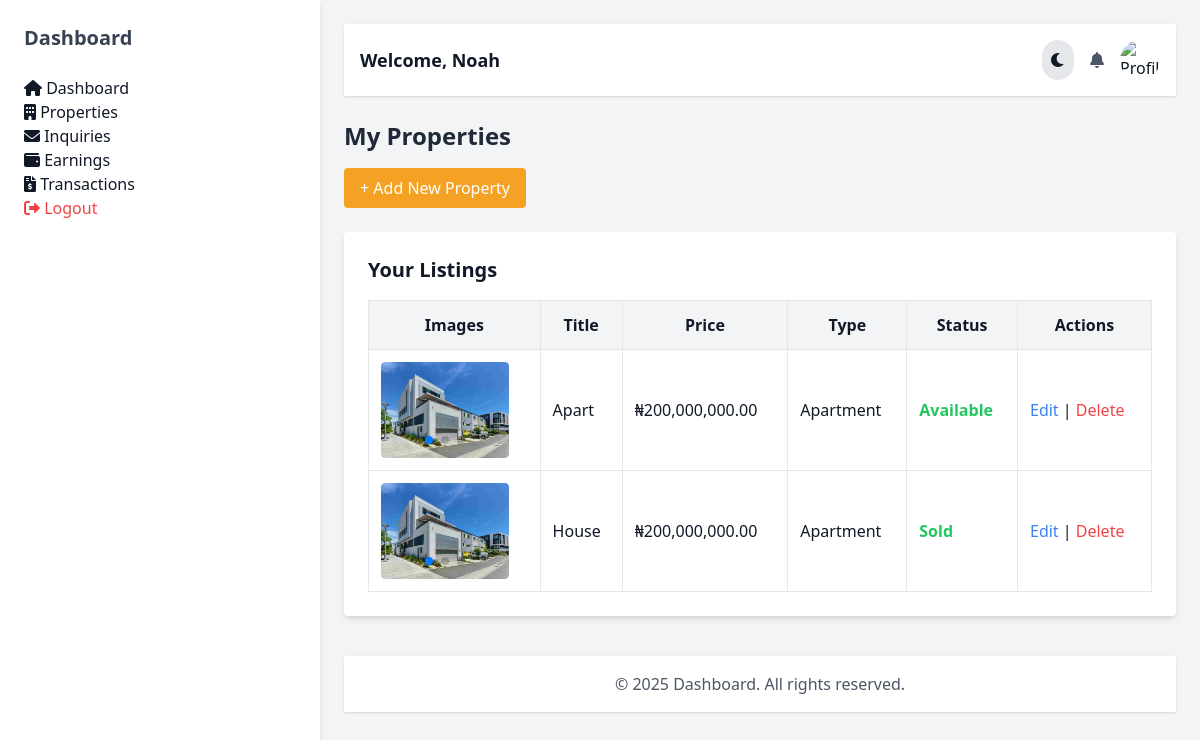
The app's page /dashboard/agent_properties.php (signed in) with its own data.
### tables this page shows
CREATE TABLE `properties` (
  `id` int(11) NOT NULL,
  `title` varchar(255) NOT NULL,
  `price` decimal(20,2) DEFAULT NULL,
  `location` varchar(255) NOT NULL,
  `type` enum('house','apartment','land','shortlet','hotel') NOT NULL,
  `description` text NOT NULL,
  `owner_id` int(11) NOT NULL,
  `created_at` timestamp NOT NULL DEFAULT current_timestamp(),
  `images` text DEFAULT NULL,
  `status` enum('pending','available','sold','rented') DEFAULT 'pending',
  `admin_approved` tinyint(1) DEFAULT 0,
  `listing_type` enum('for_sale','for_rent','short_let', 'hotel') NOT NULL DEFAULT 'for_sale',
  `bedrooms` int(11) DEFAULT 1,
  `bathrooms` int(11) DEFAULT 1,
  `size` varchar(50) DEFAULT 'N/A',
  `garage` int(11) DEFAULT 0
);

### dashboard/agent_properties.php (called while the page is built, shortened)
<?php
include '../includes/db_connect.php';
$user_id = $_SESSION['user_id'];
$stmt = $conn->prepare("SELECT * FROM properties WHERE owner_id = ?");
$stmt->bind_param("i", $user_id);
$stmt->execute();
$result = $stmt->get_result();
?>
<?php $page_content = __DIR__ . "/agent_properties_content.php"; include 'dashboard_layout.php'; ?>

### dashboard/agent_properties_content.php (the view, shortened to what this page needs)
<link rel="stylesheet" href="https://cdn.jsdelivr.net/npm/swiper/swiper-bundle.min.css" />
<div class="mt-6">
    <h2 class="text-2xl font-bold text-gray-800 dark:text-gray-200">My Properties</h2>
    <a href="agent_add_property.php"
        class="bg-[#F4A124] text-white px-4 py-2 rounded hover:bg-[#d88b1c] mt-4 inline-block">
        + Add New Property
    </a>
    <div class="bg-white dark:bg-gray-800 mt-6 p-6 rounded shadow-md">
        <h3 class="text-xl font-bold mb-4">Your Listings</h3>
        <div class="overflow-x-auto">
            <table class="w-full border-collapse border border-gray-200 dark:border-gray-700">
                <thead>
                    <tr class="bg-gray-100 dark:bg-gray-700 text-gray-900 dark:text-gray-300">
                        <th class="p-3 border">Images</th>
                        <th class="p-3 border">Title</th>
                        <th class="p-3 border">Price</th>
                        <th class="p-3 border">Type</th>
                        <th class="p-3 border">Status</th>
                        <th class="p-3 border">Actions</th>
                    </tr>
                </thead>
                <tbody>
                    <?php while ($row = $result->fetch_assoc()): ?>
                    <tr>
                        <td class="p-3 border">
                            <div class="w-32 h-24 overflow-hidden">
                                <div class="swiper mySwiper w-full h-full rounded">
                                    <div class="swiper-wrapper">
                                        <?php
                                        $image_list = explode(",", $row['images']);
                                        foreach ($image_list as $image): ?>
                                        <div class="swiper-slide">
                                            <img src="../public/uploads/<?php echo $image; ?>"
                                                class="w-full h-24 object-cover rounded">
                                        </div>
                                        <?php endforeach; ?>
                                    </div>
                                    <div class="swiper-pagination"></div>
                                </div>
                            </div>
                        </td>
                        <td class="p-3 border"><?php echo $row['title']; ?></td>
                        <td class="p-3 border">₦<?php echo number_format($row['price'], 2); ?></td>
                        <td class="p-3 border"><?php echo ucfirst($row['type']); ?></td>
                        <td class="p-3 border">
                            <?php if ($row['admin_approved'] == 0): ?>
                            <span class="text-yellow-500 font-semibold">Pending Approval</span>
                            <?php else: ?>
                            <span class="text-green-500 font-semibold"><?php echo ucfirst($row['status']); ?></span>
                            <?php endif; ?>
                        </td>
                        <td class="p-3 border">
                            <a href="agent_edit_property.php?id=<?php echo $row['id']; ?>"
                                class="text-blue-500">Edit</a> |
                            <a href="agent_delete_property.php?id=<?php echo $row['id']; ?>"
                                class="text-red-500">Delete</a>
                        </td>
                    </tr>
                    <?php endwhile; ?>
                </tbody>
            </table>
        </div>
    </div>
</div>

### records on screen
properties: title "Apart", price "200,000,000.00", type "Apartment", status "Available"
properties: title "House", price "200,000,000.00", type "Apartment", status "Sold"

### other values on screen
$user_name "Noah"
